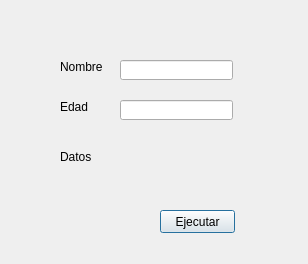
<?xml version="1.0" encoding="UTF-8"?>
<ui version="4.0">
 <class>Dialog</class>
 <widget class="QDialog" name="Dialog">
  <property name="geometry">
   <rect>
    <x>0</x>
    <y>0</y>
    <width>308</width>
    <height>264</height>
   </rect>
  </property>
  <property name="windowTitle">
   <string>Título de la Ventana</string>
  </property>
  <widget class="QLabel" name="label">
   <property name="geometry">
    <rect>
     <x>60</x>
     <y>60</y>
     <width>47</width>
     <height>13</height>
    </rect>
   </property>
   <property name="text">
    <string>Nombre</string>
   </property>
  </widget>
  <widget class="QLineEdit" name="lineEdit">
   <property name="geometry">
    <rect>
     <x>120</x>
     <y>60</y>
     <width>113</width>
     <height>20</height>
    </rect>
   </property>
  </widget>
  <widget class="QPushButton" name="pushButton">
   <property name="geometry">
    <rect>
     <x>160</x>
     <y>210</y>
     <width>75</width>
     <height>23</height>
    </rect>
   </property>
   <property name="text">
    <string>Ejecutar</string>
   </property>
  </widget>
  <widget class="QLabel" name="label_2">
   <property name="geometry">
    <rect>
     <x>60</x>
     <y>100</y>
     <width>47</width>
     <height>13</height>
    </rect>
   </property>
   <property name="text">
    <string>Edad</string>
   </property>
  </widget>
  <widget class="QLineEdit" name="lineEdit_2">
   <property name="geometry">
    <rect>
     <x>120</x>
     <y>100</y>
     <width>113</width>
     <height>20</height>
    </rect>
   </property>
  </widget>
  <widget class="QLabel" name="label_3">
   <property name="geometry">
    <rect>
     <x>60</x>
     <y>150</y>
     <width>447</width>
     <height>13</height>
    </rect>
   </property>
   <property name="text">
    <string>Datos</string>
   </property>
  </widget>
 </widget>
 <resources/>
 <connections/>
</ui>
